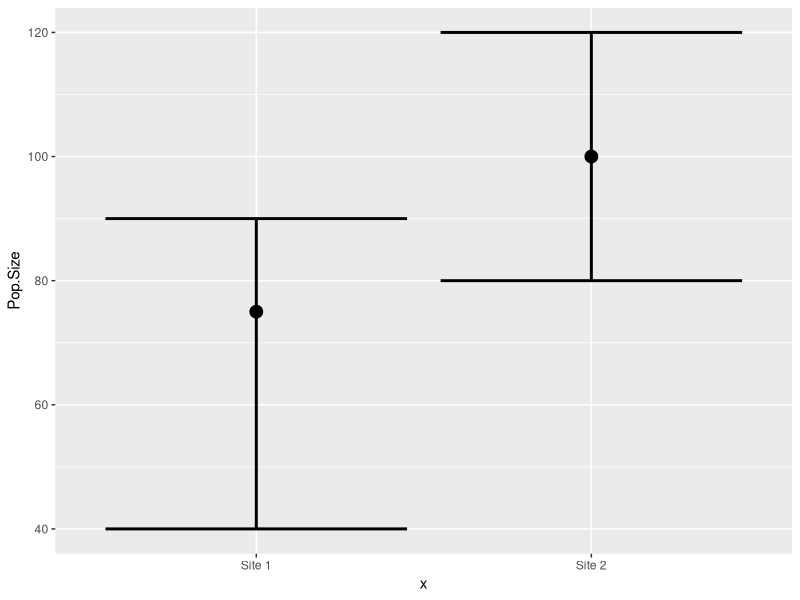
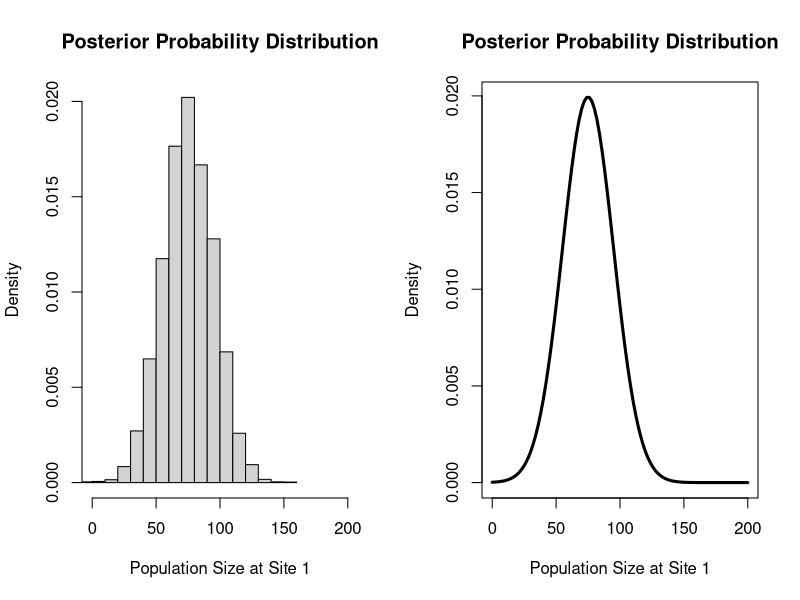
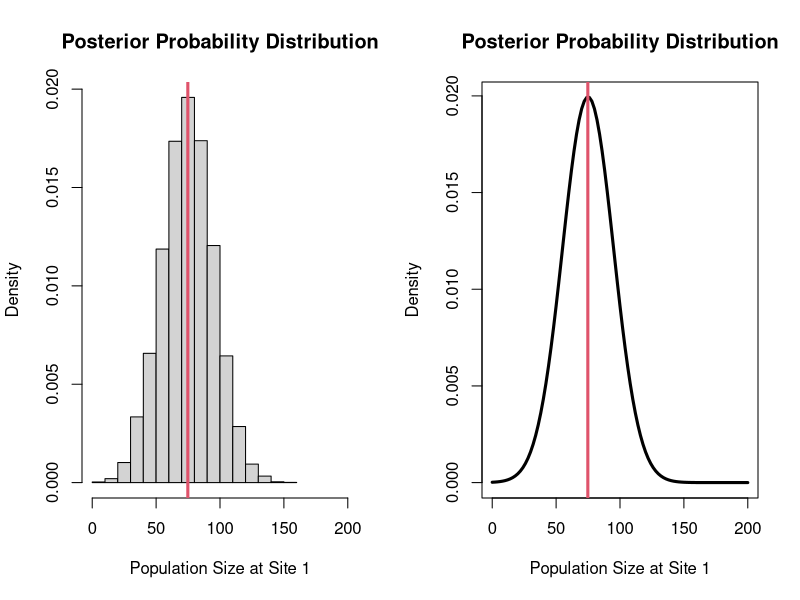
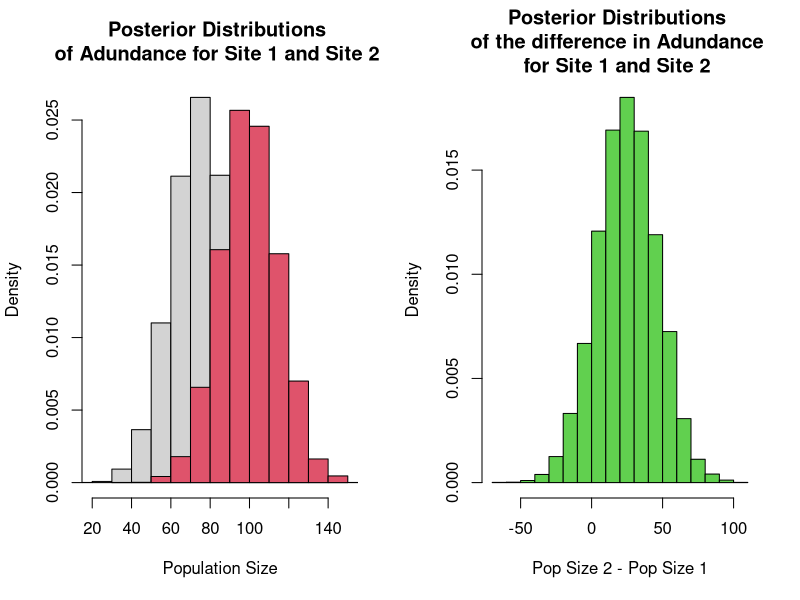
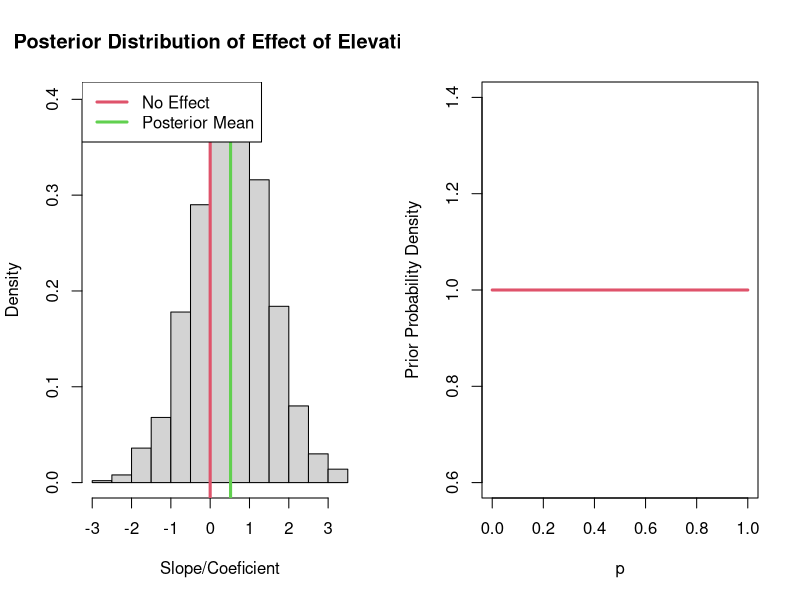
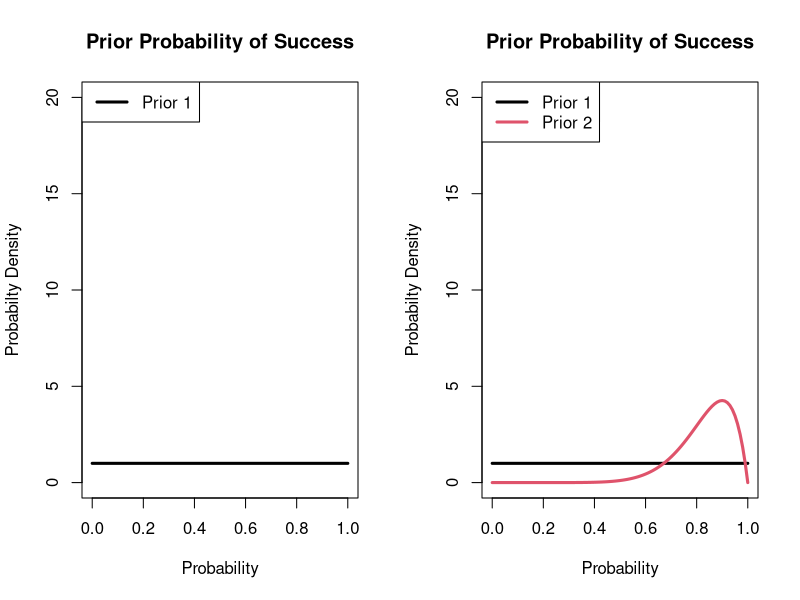
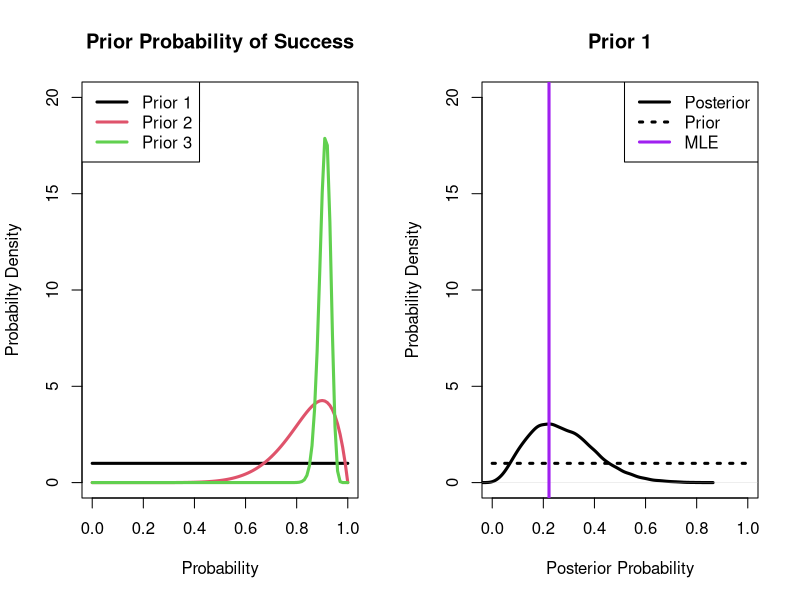
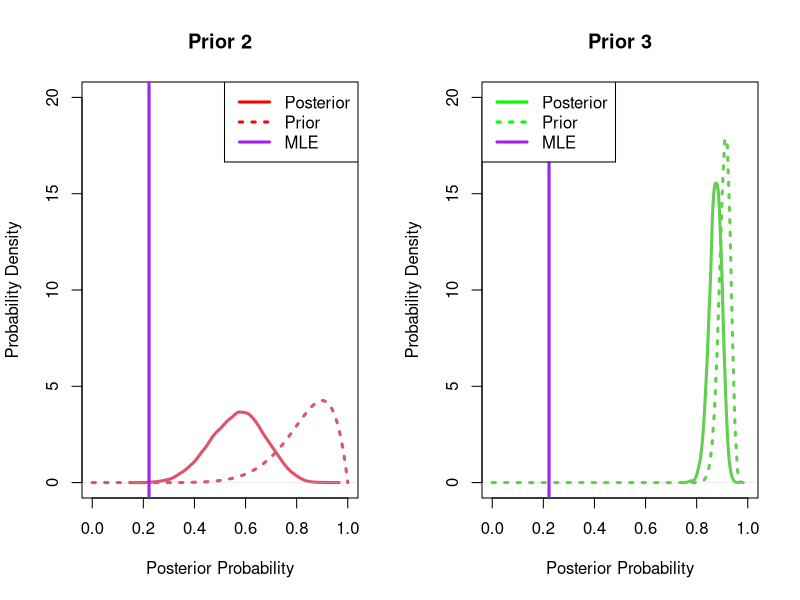

The R source for these figures, in order:
## ---- eval=TRUE,echo=FALSE--------------------------------
set.seed(923874)                 # Create example data
data <- data.frame(x = c("Site 1","Site 2"),
                         Pop.Size = c(75,100),
                         lower = c(40,80),
                         upper = c(90,120))

library("ggplot2")
ggplot(data, aes(x, Pop.Size)) +        # ggplot2 plot with confidence intervals
  geom_point(cex=4) +
  geom_errorbar(aes(ymin = lower, ymax = upper),size = 1)



## ---- eval=TRUE,echo=FALSE--------------------------------
par(mfrow=c(1,2))
hist(rnorm(10000,75,20),xlim=c(0,200),freq=FALSE,main="Posterior Probability Distribution",xlab="Population Size at Site 1")
curve(dnorm(x,75,20),xlim=c(0,200),main="Posterior Probability Distribution",ylab="Density",lwd=3,xlab="Population Size at Site 1")


## ---- eval=TRUE,echo=FALSE--------------------------------
par(mfrow=c(1,2))
set.seed(546543)
x=rnorm(10000,75,20)
hist(x,xlim=c(0,200),freq=FALSE,main="Posterior Probability Distribution",xlab="Population Size at Site 1")
abline(v=mean(x),lwd=3,col=2)

curve(dnorm(x,75,20),xlim=c(0,200),main="Posterior Probability Distribution",ylab="Density",lwd=3,xlab="Population Size at Site 1")
abline(v=mean(x),lwd=3,col=2)


## ---- eval=TRUE,echo=FALSE--------------------------------
par(mfrow=c(1,2))
set.seed(4345)
post1=rnorm(10000,75,15)
post2=rnorm(10000,100,15)
hist(post1,freq=FALSE,xlim=c(20,150),main="Posterior Distributions \nof Adundance for Site 1 and Site 2 ",
     xlab="Population Size")
hist(post2,freq=FALSE,xlim=c(20,150),add=TRUE,col=2)
diff=post2-post1
hist(diff,freq=FALSE,col=3,main="Posterior Distributions \nof the difference in Adundance \nfor Site 1 and Site 2 ",
     xlab="Pop Size 2 - Pop Size 1")


## ---- eval=TRUE,echo=TRUE---------------------------------
length(which(diff>0))/length(diff)


## ---- eval=TRUE,echo=FALSE--------------------------------
set.seed(5435)
x=seq(-1,1,by=0.1)
y=rnorm(21,mean=1+1*x,sd=1)


## ---- eval=TRUE,echo=TRUE---------------------------------
summary(glm(y~x))


## ---- eval=TRUE,echo=FALSE--------------------------------
set.seed(543534)
post=rnorm(1000,0.5,1)
hist(post,main="Posterior Distribution of Effect of Elevation",freq = FALSE,xlab="Slope/Coeficient")
abline(v=0, lwd=3,col=2)
abline(v=mean(post), lwd=3,col=3)
legend("topleft",col=c(2,3),lwd=3,legend=c("No Effect", "Posterior Mean"))


## ---- eval=TRUE,echo=TRUE---------------------------------
#Posterior Mean
  mean(post)


## ---- eval=TRUE,echo=TRUE---------------------------------
#Credible/Probability Intervals 
  quantile(post,prob=c(0.025,0.975))


## ---- eval=TRUE,echo=TRUE---------------------------------
# #Probabilty of a postive effect
 length(which(post>0))/length(post)


## ---- eval=TRUE,echo=TRUE---------------------------------
# #Probabilty of a negative effect
 length(which(post<0))/length(post)


## ----eval=TRUE, echo=TRUE---------------------------------
curve(dbeta(x,1,1),xlim=c(0,1),lwd=3,col=2,xlab="p",
      ylab = "Prior Probability Density")


## ----eval=TRUE, echo=TRUE---------------------------------
# Survival outcomes of three adult hippos
  y1=c(0,0,0,0,0,0,0,1,1)
  N1=length(y1)
  mle.p=mean(y1)
  mle.p


## ----eval=TRUE, echo=TRUE---------------------------------
  alpha.prior1=1
  beta.prior1=1


## ----eval=TRUE, echo=FALSE--------------------------------
#Plot of prior 1
curve(dbeta(x,shape1=alpha.prior1,shape2=beta.prior1),lwd=3,
      xlab="Probability",ylab="Probabilty Density",
      main="Prior Probability of Success",ylim=c(0,20))
legend("topleft",col=c(1,2),legend=c("Prior 1"),lwd=3)


## ----eval=TRUE, echo=TRUE---------------------------------
  alpha.prior2=10
  beta.prior2=2


## ----eval=TRUE, echo=FALSE--------------------------------
curve(dbeta(x,shape1=alpha.prior1,shape2=beta.prior1),lwd=3,
      xlab="Probability",ylab="Probabilty Density",
      main="Prior Probability of Success",ylim=c(0,20))
legend("topleft",col=c(1,2),legend=c("Prior 1"),lwd=3)
curve(dbeta(x,shape1=alpha.prior2,shape2=beta.prior2),lwd=3,col=2,add=TRUE)
legend("topleft",col=c(1,2),legend=c("Prior 1", "Prior 2"),lwd=3)


## ----eval=TRUE, echo=TRUE---------------------------------
  alpha.prior3=150
  beta.prior3=15


## ----eval=TRUE, echo=FALSE--------------------------------
curve(dbeta(x,shape1=alpha.prior1,shape2=beta.prior1),lwd=3,
      xlab="Probability",ylab="Probabilty Density",
      main="Prior Probability of Success",ylim=c(0,20))
legend("topleft",col=c(1,2),legend=c("Prior 1"),lwd=3)
curve(dbeta(x,shape1=alpha.prior2,shape2=beta.prior2),lwd=3,col=2,add=TRUE)
curve(dbeta(x,shape1=alpha.prior3,shape2=beta.prior3),lwd=3,col=3,add=TRUE)
legend("topleft",col=c(1,2,3),legend=c("Prior 1", "Prior 2","Prior 3"),lwd=3)



## ----eval=TRUE, echo=TRUE---------------------------------
# Note- the data are the same, but the prior is changing
  post.1=rbeta(10000,alpha.prior1+sum(y1),beta.prior1+N1-sum(y1))
  post.2=rbeta(10000,alpha.prior2+sum(y1),beta.prior2+N1-sum(y1))
  post.3=rbeta(10000,alpha.prior3+sum(y1),beta.prior3+N1-sum(y1))


## ----eval=TRUE, echo=FALSE--------------------------------
plot(density(post.1),ylim=c(0,20),xlim=c(0,1),col=1,lwd=3,main="Prior 1",
     xlab="Posterior Probability",ylab="Probability Density")
curve(dbeta(x,shape1=alpha.prior1,shape2=beta.prior1),
      add=TRUE,col=1,lwd=3,lty=3)
abline(v=mle.p,col="purple",lwd=3)
legend("topright",lwd=3,lty=c(1,3,1),col=c("black","black","purple"),
       legend=c("Posterior","Prior","MLE"))


## ----eval=TRUE, echo=FALSE--------------------------------
plot(density(post.2),ylim=c(0,20),xlim=c(0,1),col=2,lwd=3,main="Prior 2",
     xlab="Posterior Probability",ylab="Probability Density")
curve(dbeta(x,shape1=alpha.prior2,shape2=beta.prior2),
      add=TRUE,col=2,lwd=3,lty=3)
abline(v=mle.p,col="purple",lwd=3)
legend("topright",lwd=3,lty=c(1,3,1),col=c("red","red","purple"),
       legend=c("Posterior","Prior","MLE"))


## ----eval=TRUE, echo=FALSE--------------------------------
plot(density(post.3),ylim=c(0,20),xlim=c(0,1),col=3,lwd=3,main="Prior 3",
     xlab="Posterior Probability",ylab="Probability Density")
curve(dbeta(x,shape1=alpha.prior3,shape2=beta.prior3),
      add=TRUE,col=3,lwd=3,lty=3)
abline(v=mle.p,col="purple",lwd=3)
legend("topleft",lwd=3,lty=c(1,3,1),col=c("green","green","purple"),
       legend=c("Posterior","Prior","MLE"))


## ----eval=TRUE, echo=TRUE---------------------------------
y2=c(0,1,1,0,1,1,1,1,1,1,1,1,1,1,1,1,1,1,0,
     1,1,1,1,1,1,1,1,1,1,1,1,1,1,1,1,1,1,0)
length(y2)


## ----eval=TRUE, echo=FALSE--------------------------------
N2=length(y2)

mle.p=mean(y2)

post.4=rbeta(10000,alpha.prior1+sum(y2),beta.prior1+N2-sum(y2))
post.5=rbeta(10000,alpha.prior2+sum(y2),beta.prior2+N2-sum(y2))
post.6=rbeta(10000,alpha.prior3+sum(y2),beta.prior3+N2-sum(y2))

plot(density(post.4),ylim=c(0,20),xlim=c(0,1),col=1,lwd=3,main="Prior 1",
     xlab="Posterior Probability",ylab="Probability Density")
curve(dbeta(x,shape1=alpha.prior1,shape2=beta.prior1),
      add=TRUE,col=1,lwd=3,lty=3)
abline(v=mle.p,col="purple",lwd=3)
legend("topleft",lwd=3,lty=c(1,3,1),col=c("black","black","purple"),
       legend=c("Posterior","Prior","MLE"))


## ----eval=TRUE, echo=FALSE--------------------------------
plot(density(post.5),ylim=c(0,20),xlim=c(0,1),col=2,lwd=3,main="Prior 2",
     xlab="Posterior Probability",ylab="Probability Density")
curve(dbeta(x,shape1=alpha.prior2,shape2=beta.prior2),
      add=TRUE,col=2,lwd=3,lty=3)
abline(v=mle.p,col="purple",lwd=3)
legend("topleft",lwd=3,lty=c(1,3,1),col=c("red","red","purple"),
       legend=c("Posterior","Prior","MLE"))


## ----eval=TRUE, echo=FALSE--------------------------------
plot(density(post.6),ylim=c(0,20),xlim=c(0,1),col=3,lwd=3,main="Prior 3",
     xlab="Posterior Probability",ylab="Probability Density")
curve(dbeta(x,shape1=alpha.prior3,shape2=beta.prior3),
      add=TRUE,col=3,lwd=3,lty=3)
abline(v=mle.p,col="purple",lwd=3)
legend("topleft",lwd=3,lty=c(1,3,1),col=c("green","green","purple"),
       legend=c("Prior 1","Prior 2","Prior 3"))



## ----eval=TRUE, echo=FALSE--------------------------------
par(mfrow=c(1,2))
plot(density(post.1),ylim=c(0,20),xlim=c(0,1),col=1,lwd=3,main="Small Data",
     xlab="Posterior Probability",ylab="Probability Density")
#curve(dbeta(x,shape1=alpha1,shape2=beta1),
#      add=TRUE,col=1,lwd=3,lty=3)
#abline(v=mle.p,col="purple",lwd=3)

lines(density(post.2),ylim=c(0,20),xlim=c(0,1),col=2,lwd=3)
#curve(dbeta(x,shape1=alpha2,shape2=beta2),
#      add=TRUE,col=2,lwd=3,lty=3)
#abline(v=mle.p,col="purple",lwd=3)

lines(density(post.3),ylim=c(0,20),xlim=c(0,1),col=3,lwd=3)
#curve(dbeta(x,shape1=alpha3,shape2=beta3),
#      add=TRUE,col=3,lwd=3,lty=3)
#abline(v=mle.p,col="purple",lwd=3)
legend("topleft",lwd=3,lty=c(1,1,1),col=c("black","red","green"),
       legend=c("Prior 1","Prior 2","Prior 3"))

#################
plot(density(post.4),ylim=c(0,20),xlim=c(0,1),col=1,lwd=3,main="More Data",
     xlab="Posterior Probability",ylab="Probability Density")
#curve(dbeta(x,shape1=alpha1,shape2=beta1),
#      add=TRUE,col=1,lwd=3,lty=3)
#abline(v=mle.p,col="purple",lwd=3)

lines(density(post.5),ylim=c(0,20),xlim=c(0,1),col=2,lwd=3)
#curve(dbeta(x,shape1=alpha2,shape2=beta2),
#      add=TRUE,col=2,lwd=3,lty=3)
#abline(v=mle.p,col="purple",lwd=3)

lines(density(post.6),ylim=c(0,20),xlim=c(0,1),col=3,lwd=3)
#curve(dbeta(x,shape1=alpha3,shape2=beta3),
#      add=TRUE,col=3,lwd=3,lty=3)
#abline(v=mle.p,col="purple",lwd=3)
legend("topleft",lwd=3,lty=c(1,1,1),col=c("black","red","green"),
       legend=c("Prior 1","Prior 2","Prior 3"))
